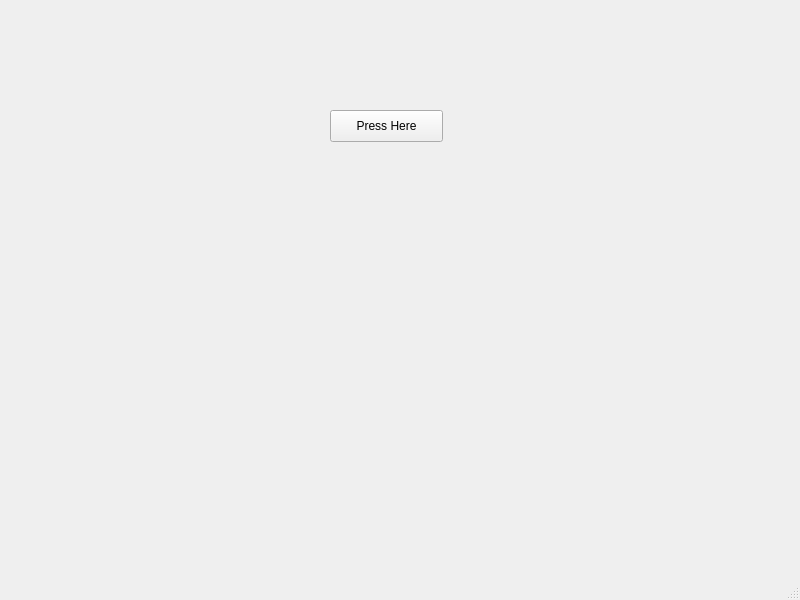
<?xml version="1.0" encoding="UTF-8"?>
<ui version="4.0">
 <class>MainWindow</class>
 <widget class="QMainWindow" name="MainWindow">
  <property name="geometry">
   <rect>
    <x>0</x>
    <y>0</y>
    <width>800</width>
    <height>600</height>
   </rect>
  </property>
  <property name="windowTitle">
   <string>MainWindow</string>
  </property>
  <widget class="QWidget" name="centralwidget">
   <widget class="QPushButton" name="pushButton">
    <property name="geometry">
     <rect>
      <x>330</x>
      <y>110</y>
      <width>113</width>
      <height>32</height>
     </rect>
    </property>
    <property name="text">
     <string>Press Here</string>
    </property>
   </widget>
  </widget>
  <widget class="QMenuBar" name="menubar">
   <property name="geometry">
    <rect>
     <x>0</x>
     <y>0</y>
     <width>800</width>
     <height>22</height>
    </rect>
   </property>
  </widget>
  <widget class="QStatusBar" name="statusbar"/>
 </widget>
 <resources/>
 <connections/>
</ui>
